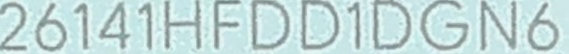
#> input picture assets/txt.jpg, 569 x 54 px, found by its file name
$ python add_weight.py
#> lines starting #> are read from the running program, lines starting #| are printed output that depends on the picture
import cv2

img_path = "assets/txt.jpg"
heatmap_path = "assets/txt_text_score_heatmap.png"

img = cv2.imread(img_path)
#> img is the input picture: shape (54, 569, 3); mean B, G, R 216.5, 217.2, 193.8
heatmap = cv2.imread(heatmap_path)
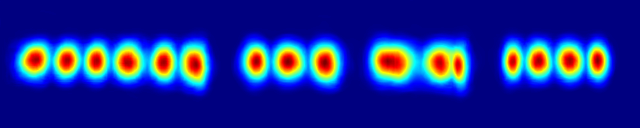
#> input picture assets/txt_text_score_heatmap.png, 640 x 128 px, found by its file name
#> heatmap is the input picture: shape (128, 640, 3); mean B, G, R 145, 41.6, 24.8

# resize
h,w,_ = img.shape
#> h = 54; w = 569
heatmap_resize = cv2.resize(heatmap,(w,h),interpolation = cv2.INTER_LINEAR)
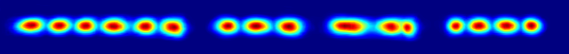
#> heatmap_resize: shape (54, 569, 3); mean B, G, R 144.9, 41.5, 24.8

res = cv2.addWeighted(img, 0.5, heatmap_resize, 0.5, 0.0)
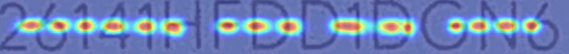
#> res: shape (54, 569, 3); mean B, G, R 180.7, 129.4, 109.3

cv2.imwrite('res.jpg',res)
